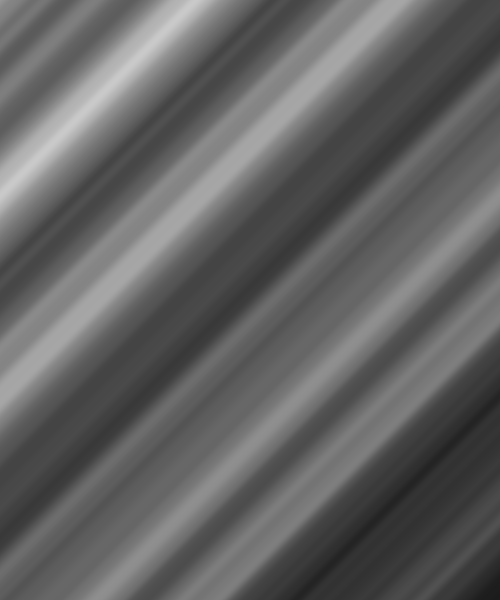
Frame 1 (no input)
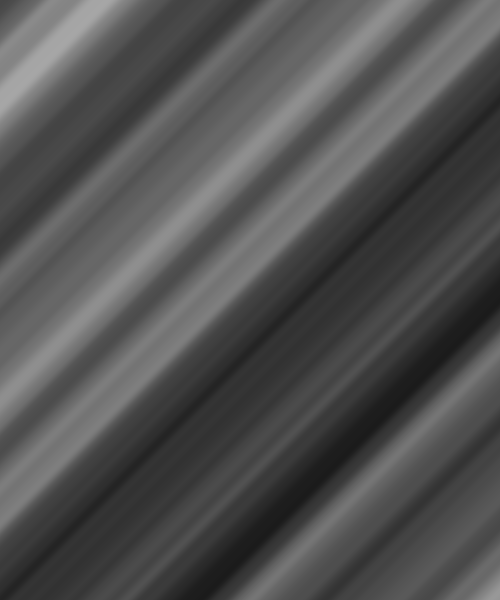
Frame 60 (the mouse pressed at the canvas centre just before this capture)
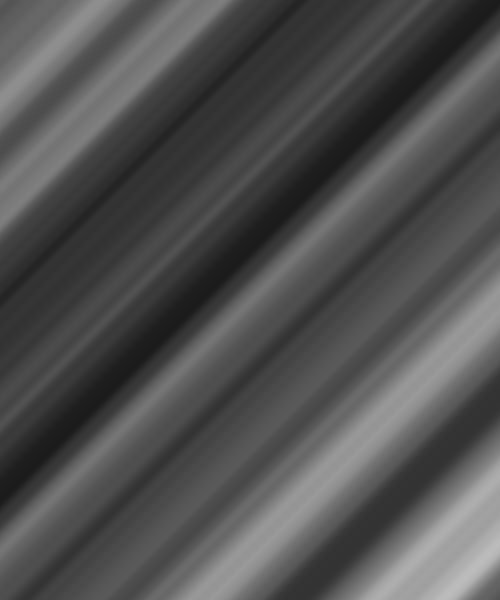
Frame 120 (the mouse held since frame 60 and released just before this capture)

The Processing sketch that drew these frames (run headless with seeded random() and noise(); from frame 60 on, the mouse is pressed at the canvas centre):

// Processing sketch: inclass_noise
// ── inclass_noise.pde
PImage img;

void setup() {
  size(500, 600);
  background(0);
  img = createImage(width, height, RGB);
}

void draw() {
  background(0);

  img.loadPixels();
  //to see pixel calculation: println(img.pixels.length);
  for (int index = 0; index < img.pixels.length; index++) {
    int x = index % img.width; 
    int y = floor(index / img.width); //or use "int"
    
    float spd = 5.0;
    float amp = 1;
    float freq = (frameCount * spd + y + x) * 0.01;  //time, position
    float value = noise( freq )* amp;
    
    float w = map(value, 0, 1, 0, 255);
    
    img.pixels[index] = color(w);
  }
  img.updatePixels();
  
  image(img,0,0);
}
